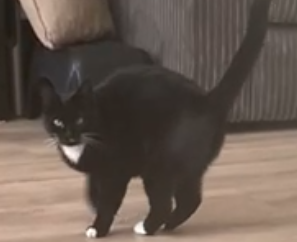
#> input picture PortfolioBestanden/Week_2_Template_matching/data/MickeyKeuken.png, 297 x 242 px, found by its file name
$ python take_1.py
#> lines starting #> are read from the running program, lines starting #| are printed output that depends on the picture; after the words box and inside, x2 and y2 are one past the last pixel; in counts of white or black regions, pixels touching at a corner belong together
import cv2 as cv
import numpy as np

# Create a VideoCapture object and read from input file
#input from file
# cap = cv.VideoCapture('PortfolioBestanden\Week_2_Template_matching\data\Mickey_trap.mp4')
cap = cv.VideoCapture('PortfolioBestanden\Week_2_Template_matching\data\Mickey_keuken.mp4')

#check for succesful input
if (cap.isOpened()== False):
    print("Error opening video stream or file")

#template
# template = cv.imread('PortfolioBestanden\Week_2_Template_matching\data\MickeyTrapTemplate.png', 0)
template = cv.imread('PortfolioBestanden\Week_2_Template_matching\data\MickeyKeuken.png', 0)
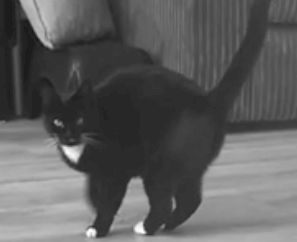
#> template: shape (242, 297); min 21, max 255, mean 93.3

# print(template)
w, h = template.shape[::-1]
#> w = 297; h = 242

# Read until video is completed
while(cap.isOpened()):
    # Capture frame-by-frame
    ret, frame = cap.read()
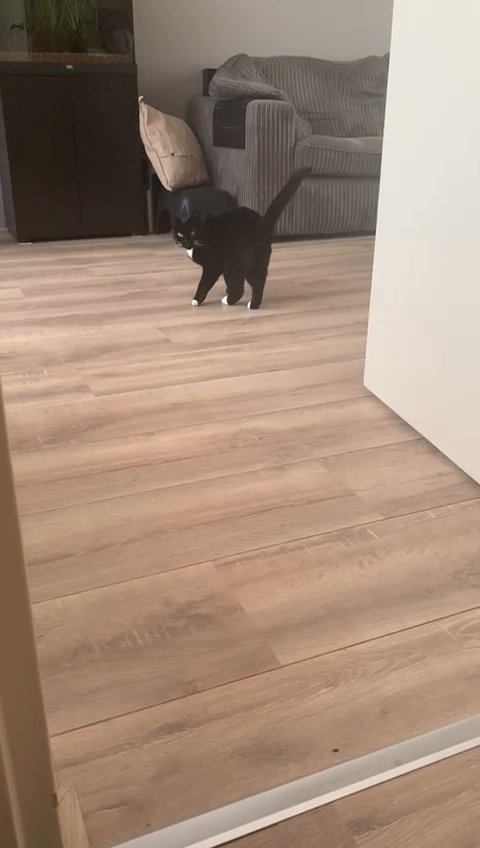
#> input picture frame 10 of PortfolioBestanden/Week_2_Template_matching/data/Mickey_keuken.mp4, 480 x 848 px
#> frame is the input picture: shape (848, 480, 3); mean B, G, R 120.5, 137.8, 161.6
    if ret == True:

        method = eval('cv.TM_CCOEFF_NORMED')

        frame = cv.cvtColor(frame, cv.COLOR_RGB2GRAY)
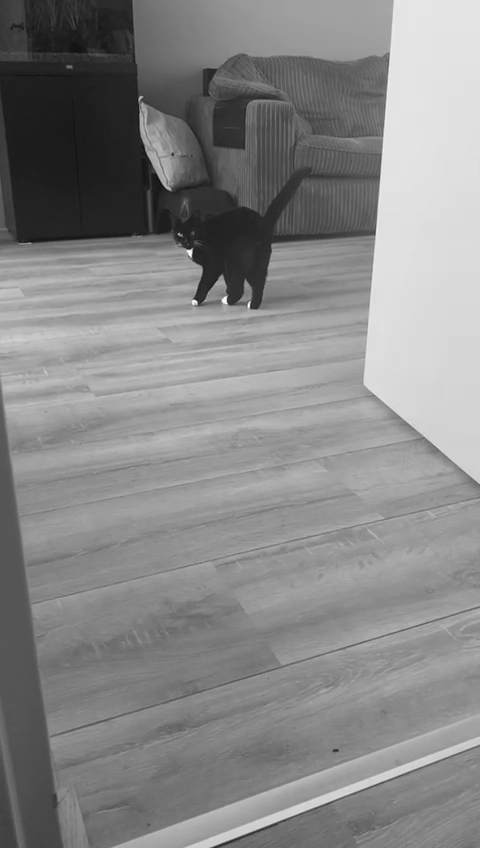
#> frame: shape (848, 480); min 13, max 255, mean 135.3

        res = cv.matchTemplate(frame,template,method)
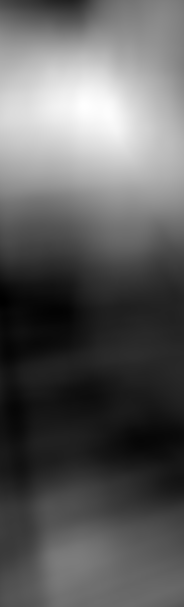
#> res: shape (607, 184) float32; min -0.377, max 0.644, mean 0.00405; drawn with min black and max white

        maxv = np.max(res)
#> maxv = 0.644
        if maxv>0.60:
            min_val, max_val, min_loc, max_loc = cv.minMaxLoc(res)
#> min_val = -0.377; max_val = 0.644; min_loc = (1, 300); max_loc = (84, 105)

            top_left = max_loc
#> top_left = (84, 105)
            bottom_right = (top_left[0] + w, top_left[1] + h)
#> bottom_right = (381, 347)
            color = (255, 255, 255)
            thickness = 2
            cv.rectangle(frame, top_left, bottom_right, color, thickness)
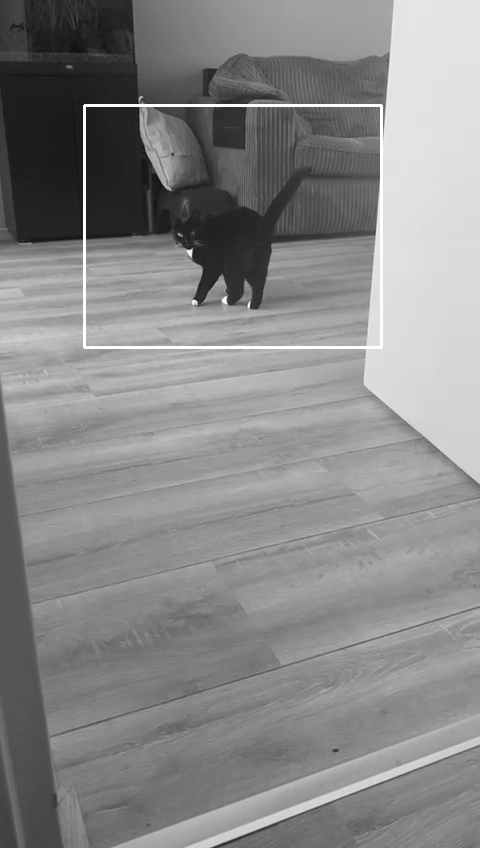
#> frame: shape (848, 480); 0.79% of pixels changed, all inside (x1, y1, x2, y2) = (83, 104, 383, 349)

            template = frame[top_left[1]:top_left[1]+h,top_left[0]:top_left[0]+w]
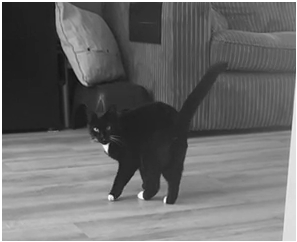
#> template: shape (242, 297); min 13, max 255, mean 106.1
        frame = cv.rotate(frame, cv.ROTATE_180)
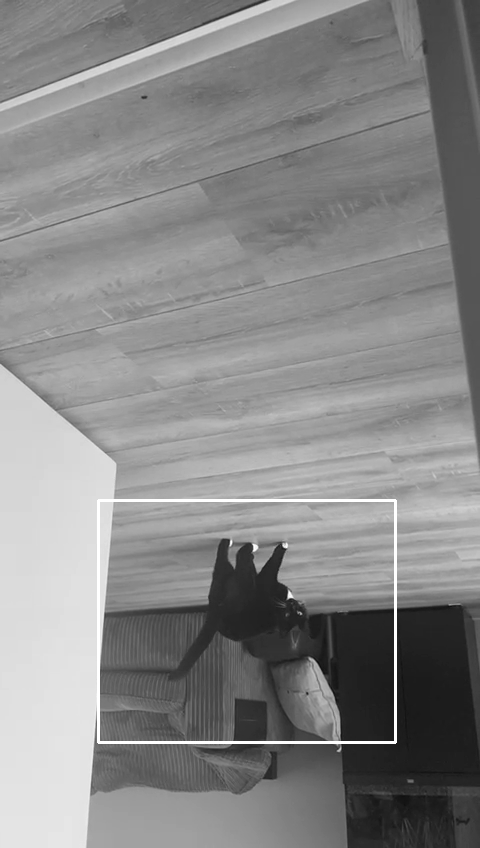
#> frame: shape (848, 480); min 13, max 255, mean 136.2
        # Display the resulting frame
        cv.imshow('Frame',frame)

        # Press Q on keyboard to  exit
        if cv.waitKey(75) & 0xFF == ord('q'):
#> (key q is pressed here)
            break

    # Break the loop
    else:
        break

# When everything done, release the video capture object
cap.release()

# Closes all the frames
cv.destroyAllWindows()
